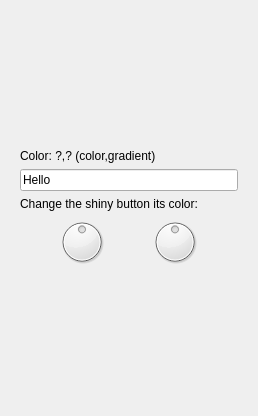
<?xml version="1.0" encoding="UTF-8"?>
<ui version="4.0">
 <class>QtTestShinyButtonMainDialog</class>
 <widget class="QDialog" name="QtTestShinyButtonMainDialog">
  <property name="geometry">
   <rect>
    <x>0</x>
    <y>0</y>
    <width>258</width>
    <height>416</height>
   </rect>
  </property>
  <property name="windowTitle">
   <string>TestShinyButton</string>
  </property>
  <layout class="QGridLayout" name="gridLayout">
   <item row="0" column="0">
    <layout class="QGridLayout" name="my_layout"/>
   </item>
   <item row="1" column="0">
    <widget class="QWidget" name="widget_below" native="true">
     <property name="sizePolicy">
      <sizepolicy hsizetype="Preferred" vsizetype="Maximum">
       <horstretch>0</horstretch>
       <verstretch>0</verstretch>
      </sizepolicy>
     </property>
     <layout class="QVBoxLayout" name="verticalLayout">
      <item>
       <widget class="QLabel" name="label_color">
        <property name="sizePolicy">
         <sizepolicy hsizetype="Preferred" vsizetype="Maximum">
          <horstretch>0</horstretch>
          <verstretch>0</verstretch>
         </sizepolicy>
        </property>
        <property name="text">
         <string>Color: ?,? (color,gradient)</string>
        </property>
       </widget>
      </item>
      <item>
       <widget class="QLineEdit" name="edit_text">
        <property name="sizePolicy">
         <sizepolicy hsizetype="Expanding" vsizetype="Maximum">
          <horstretch>0</horstretch>
          <verstretch>0</verstretch>
         </sizepolicy>
        </property>
        <property name="text">
         <string>Hello</string>
        </property>
       </widget>
      </item>
      <item>
       <widget class="QLabel" name="label_change_color">
        <property name="sizePolicy">
         <sizepolicy hsizetype="Preferred" vsizetype="Maximum">
          <horstretch>0</horstretch>
          <verstretch>0</verstretch>
         </sizepolicy>
        </property>
        <property name="text">
         <string>Change the shiny button its color:</string>
        </property>
       </widget>
      </item>
      <item>
       <layout class="QHBoxLayout" name="horizontalLayout">
        <property name="topMargin">
         <number>0</number>
        </property>
        <item>
         <widget class="QDial" name="dial_main_color">
          <property name="sizePolicy">
           <sizepolicy hsizetype="Preferred" vsizetype="Maximum">
            <horstretch>0</horstretch>
            <verstretch>0</verstretch>
           </sizepolicy>
          </property>
          <property name="maximumSize">
           <size>
            <width>50</width>
            <height>50</height>
           </size>
          </property>
          <property name="maximum">
           <number>100</number>
          </property>
          <property name="value">
           <number>50</number>
          </property>
          <property name="notchTarget">
           <double>1.000000000000000</double>
          </property>
          <property name="notchesVisible">
           <bool>false</bool>
          </property>
         </widget>
        </item>
        <item>
         <widget class="QDial" name="dial_gradient">
          <property name="sizePolicy">
           <sizepolicy hsizetype="Preferred" vsizetype="Maximum">
            <horstretch>0</horstretch>
            <verstretch>0</verstretch>
           </sizepolicy>
          </property>
          <property name="maximumSize">
           <size>
            <width>50</width>
            <height>50</height>
           </size>
          </property>
          <property name="maximum">
           <number>100</number>
          </property>
          <property name="value">
           <number>50</number>
          </property>
         </widget>
        </item>
       </layout>
      </item>
     </layout>
    </widget>
   </item>
  </layout>
 </widget>
 <resources/>
 <connections/>
</ui>
